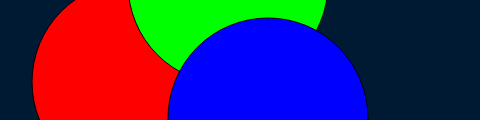
Frame 1 (no input)
Frame 60 (no input): identical to frame 1, image omitted
Frame 120 (the mouse pressed at the canvas centre since frame 60): identical to frame 1, image omitted

The p5.js sketch that drew this single still picture (run headless with seeded random() and noise() and a simulated clock; from frame 60 on, the mouse is pressed at the canvas centre):

// p5.js sketch
// ── sketch.js
function setup() {
  createCanvas(480, 120);
}

function draw() {
  background(0, 26, 51); // Dark blue color
fill(255, 0, 0); // Red color
ellipse(132, 82, 200, 200); // Red circle
fill(0, 255, 0); // Green color
ellipse(228, -16, 200, 200); // Green circle
fill(0, 0, 255); // Blue color
ellipse(268, 118, 200, 200); // Blue circle
}
